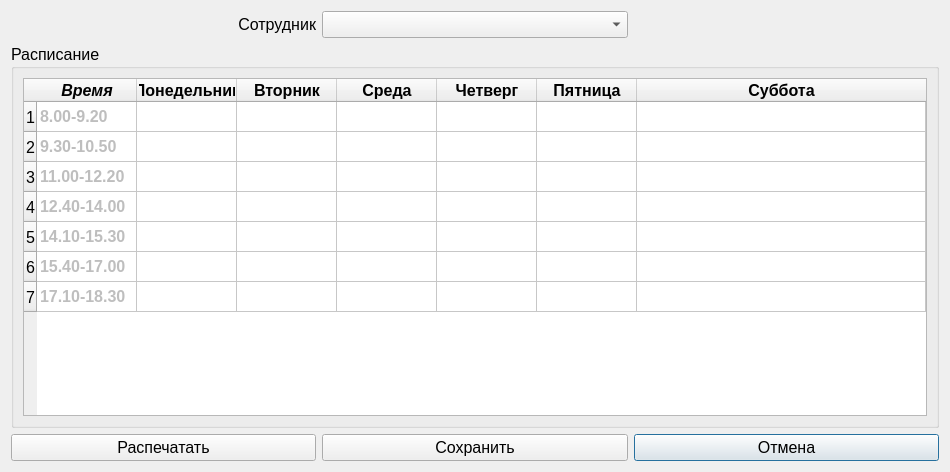
<?xml version="1.0" encoding="UTF-8"?>
<ui version="4.0">
 <class>addoredir_raspisanie</class>
 <widget class="QDialog" name="addoredir_raspisanie">
  <property name="geometry">
   <rect>
    <x>0</x>
    <y>0</y>
    <width>950</width>
    <height>472</height>
   </rect>
  </property>
  <property name="windowTitle">
   <string>Редактирование и просмотр расписания</string>
  </property>
  <layout class="QGridLayout" name="gridLayout_7">
   <item row="0" column="1">
    <widget class="QComboBox" name="comboBox_sotr">
     <property name="font">
      <font>
       <pointsize>12</pointsize>
      </font>
     </property>
    </widget>
   </item>
   <item row="2" column="2">
    <widget class="QPushButton" name="pushButton_cancel">
     <property name="font">
      <font>
       <pointsize>12</pointsize>
      </font>
     </property>
     <property name="text">
      <string>Отмена</string>
     </property>
     <property name="icon">
      <iconset resource="../resourses.qrc">
       <normaloff>:/img/img/cancel.png</normaloff>:/img/img/cancel.png</iconset>
     </property>
    </widget>
   </item>
   <item row="2" column="1">
    <widget class="QPushButton" name="pushButton_save">
     <property name="font">
      <font>
       <pointsize>12</pointsize>
      </font>
     </property>
     <property name="text">
      <string>Сохранить</string>
     </property>
     <property name="icon">
      <iconset resource="../resourses.qrc">
       <normaloff>:/img/img/save.png</normaloff>:/img/img/save.png</iconset>
     </property>
    </widget>
   </item>
   <item row="1" column="0" colspan="3">
    <widget class="QGroupBox" name="groupBox">
     <property name="font">
      <font>
       <pointsize>12</pointsize>
      </font>
     </property>
     <property name="title">
      <string>Расписание</string>
     </property>
     <layout class="QGridLayout" name="gridLayout">
      <item row="0" column="0">
       <widget class="QTableWidget" name="tableWidget_rasp">
        <attribute name="horizontalHeaderStretchLastSection">
         <bool>true</bool>
        </attribute>
        <row>
         <property name="text">
          <string>1</string>
         </property>
         <property name="font">
          <font>
           <pointsize>12</pointsize>
          </font>
         </property>
        </row>
        <row>
         <property name="text">
          <string>2</string>
         </property>
         <property name="font">
          <font>
           <pointsize>12</pointsize>
          </font>
         </property>
        </row>
        <row>
         <property name="text">
          <string>3</string>
         </property>
         <property name="font">
          <font>
           <pointsize>12</pointsize>
          </font>
         </property>
        </row>
        <row>
         <property name="text">
          <string>4</string>
         </property>
         <property name="font">
          <font>
           <pointsize>12</pointsize>
          </font>
         </property>
        </row>
        <row>
         <property name="text">
          <string>5</string>
         </property>
         <property name="font">
          <font>
           <pointsize>12</pointsize>
          </font>
         </property>
        </row>
        <row>
         <property name="text">
          <string>6</string>
         </property>
         <property name="font">
          <font>
           <pointsize>12</pointsize>
          </font>
         </property>
        </row>
        <row>
         <property name="text">
          <string>7</string>
         </property>
        </row>
        <column>
         <property name="text">
          <string>Время</string>
         </property>
         <property name="font">
          <font>
           <pointsize>12</pointsize>
           <weight>75</weight>
           <italic>true</italic>
           <bold>true</bold>
          </font>
         </property>
        </column>
        <column>
         <property name="text">
          <string>Понедельник</string>
         </property>
         <property name="font">
          <font>
           <pointsize>12</pointsize>
           <weight>75</weight>
           <bold>true</bold>
          </font>
         </property>
        </column>
        <column>
         <property name="text">
          <string>Вторник</string>
         </property>
         <property name="font">
          <font>
           <pointsize>12</pointsize>
           <weight>75</weight>
           <bold>true</bold>
          </font>
         </property>
        </column>
        <column>
         <property name="text">
          <string>Среда</string>
         </property>
         <property name="font">
          <font>
           <pointsize>12</pointsize>
           <weight>75</weight>
           <bold>true</bold>
          </font>
         </property>
        </column>
        <column>
         <property name="text">
          <string>Четверг</string>
         </property>
         <property name="font">
          <font>
           <pointsize>12</pointsize>
           <weight>75</weight>
           <bold>true</bold>
          </font>
         </property>
        </column>
        <column>
         <property name="text">
          <string>Пятница</string>
         </property>
         <property name="font">
          <font>
           <pointsize>12</pointsize>
           <weight>75</weight>
           <bold>true</bold>
          </font>
         </property>
        </column>
        <column>
         <property name="text">
          <string>Суббота</string>
         </property>
         <property name="font">
          <font>
           <pointsize>12</pointsize>
           <weight>75</weight>
           <bold>true</bold>
          </font>
         </property>
        </column>
        <item row="0" column="0">
         <property name="text">
          <string>8.00-9.20</string>
         </property>
         <property name="font">
          <font>
           <pointsize>12</pointsize>
           <weight>75</weight>
           <bold>true</bold>
          </font>
         </property>
         <property name="background">
          <brush brushstyle="NoBrush">
           <color alpha="255">
            <red>65</red>
            <green>198</green>
            <blue>16</blue>
           </color>
          </brush>
         </property>
         <property name="foreground">
          <brush brushstyle="NoBrush">
           <color alpha="255">
            <red>141</red>
            <green>0</green>
            <blue>2</blue>
           </color>
          </brush>
         </property>
         <property name="flags">
          <set>ItemIsSelectable|ItemIsUserCheckable</set>
         </property>
        </item>
        <item row="0" column="1">
         <property name="text">
          <string/>
         </property>
        </item>
        <item row="1" column="0">
         <property name="text">
          <string>9.30-10.50</string>
         </property>
         <property name="font">
          <font>
           <pointsize>12</pointsize>
           <weight>75</weight>
           <bold>true</bold>
          </font>
         </property>
         <property name="foreground">
          <brush brushstyle="NoBrush">
           <color alpha="255">
            <red>141</red>
            <green>0</green>
            <blue>2</blue>
           </color>
          </brush>
         </property>
         <property name="flags">
          <set>ItemIsSelectable|ItemIsDragEnabled|ItemIsUserCheckable</set>
         </property>
        </item>
        <item row="2" column="0">
         <property name="text">
          <string>11.00-12.20</string>
         </property>
         <property name="font">
          <font>
           <pointsize>12</pointsize>
           <weight>75</weight>
           <bold>true</bold>
          </font>
         </property>
         <property name="foreground">
          <brush brushstyle="NoBrush">
           <color alpha="255">
            <red>141</red>
            <green>0</green>
            <blue>2</blue>
           </color>
          </brush>
         </property>
         <property name="flags">
          <set>ItemIsSelectable|ItemIsDragEnabled|ItemIsUserCheckable</set>
         </property>
        </item>
        <item row="3" column="0">
         <property name="text">
          <string>12.40-14.00</string>
         </property>
         <property name="font">
          <font>
           <pointsize>12</pointsize>
           <weight>75</weight>
           <bold>true</bold>
          </font>
         </property>
         <property name="foreground">
          <brush brushstyle="NoBrush">
           <color alpha="255">
            <red>141</red>
            <green>0</green>
            <blue>2</blue>
           </color>
          </brush>
         </property>
         <property name="flags">
          <set>ItemIsSelectable|ItemIsDragEnabled|ItemIsUserCheckable</set>
         </property>
        </item>
        <item row="4" column="0">
         <property name="text">
          <string>14.10-15.30</string>
         </property>
         <property name="font">
          <font>
           <pointsize>12</pointsize>
           <weight>75</weight>
           <bold>true</bold>
          </font>
         </property>
         <property name="foreground">
          <brush brushstyle="NoBrush">
           <color alpha="255">
            <red>141</red>
            <green>0</green>
            <blue>2</blue>
           </color>
          </brush>
         </property>
         <property name="flags">
          <set>ItemIsSelectable|ItemIsDragEnabled|ItemIsUserCheckable</set>
         </property>
        </item>
        <item row="5" column="0">
         <property name="text">
          <string>15.40-17.00</string>
         </property>
         <property name="font">
          <font>
           <pointsize>12</pointsize>
           <weight>75</weight>
           <bold>true</bold>
          </font>
         </property>
         <property name="foreground">
          <brush brushstyle="NoBrush">
           <color alpha="255">
            <red>141</red>
            <green>0</green>
            <blue>2</blue>
           </color>
          </brush>
         </property>
         <property name="flags">
          <set>ItemIsSelectable|ItemIsDragEnabled|ItemIsUserCheckable</set>
         </property>
        </item>
        <item row="6" column="0">
         <property name="text">
          <string>17.10-18.30</string>
         </property>
         <property name="font">
          <font>
           <pointsize>12</pointsize>
           <weight>75</weight>
           <bold>true</bold>
          </font>
         </property>
         <property name="foreground">
          <brush brushstyle="NoBrush">
           <color alpha="255">
            <red>141</red>
            <green>0</green>
            <blue>2</blue>
           </color>
          </brush>
         </property>
         <property name="flags">
          <set>ItemIsSelectable|ItemIsDragEnabled|ItemIsUserCheckable</set>
         </property>
        </item>
       </widget>
      </item>
     </layout>
    </widget>
   </item>
   <item row="0" column="0">
    <widget class="QLabel" name="label">
     <property name="font">
      <font>
       <pointsize>12</pointsize>
      </font>
     </property>
     <property name="text">
      <string>Сотрудник</string>
     </property>
     <property name="alignment">
      <set>Qt::AlignRight|Qt::AlignTrailing|Qt::AlignVCenter</set>
     </property>
    </widget>
   </item>
   <item row="2" column="0">
    <widget class="QPushButton" name="pushButton_print">
     <property name="font">
      <font>
       <pointsize>12</pointsize>
      </font>
     </property>
     <property name="text">
      <string>Распечатать</string>
     </property>
     <property name="icon">
      <iconset resource="../resourses.qrc">
       <normaloff>:/img/img/print.png</normaloff>:/img/img/print.png</iconset>
     </property>
    </widget>
   </item>
  </layout>
  <zorder>pushButton_print</zorder>
  <zorder>comboBox_sotr</zorder>
  <zorder>pushButton_cancel</zorder>
  <zorder>pushButton_save</zorder>
  <zorder>groupBox</zorder>
  <zorder>label</zorder>
 </widget>
 <resources>
  <include location="../resourses.qrc"/>
 </resources>
 <connections/>
</ui>
